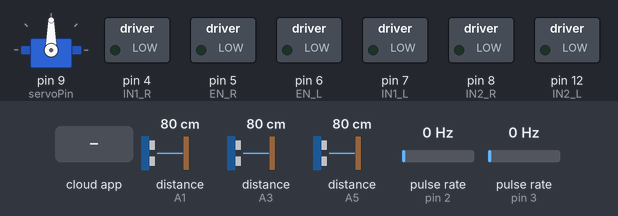
The sketch below on a simulated Arduino Uno, built with avr-gcc and run on an emulated ATmega328P. Parts: servo, switched loads named in the sketch (green lamp = pin HIGH). Wiring (inferred from the names in the program): 3 × ultrasonic range finder: trigger A0, echo A1 / trigger A2, echo A3 / trigger A4, echo A5; 2 × pulse sensor: data pin 2 / data pin 3. The inputs (shaded band) are chosen by the test bench; at power-on: distance to the obstacle (sensors on A1, A3, A5) 80 cm, pulse rate (sensors on pin 2, pin 3) 0 Hz. The echo pulse lasts 58.3 µs per cm; the ROS host is connected and sends only what is stated; pins used as bus, display or sensor lines are not drawn.

Above: at 1.2 s.
1.3 s: the phone or cloud app sets servo to 0
At 2.2 s:
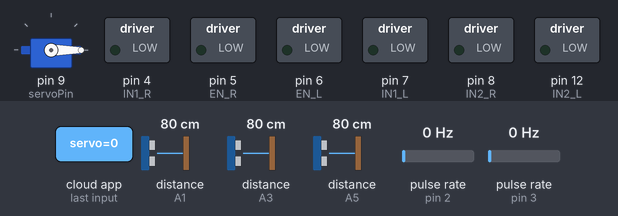
2.8 s: the phone or cloud app sets servo to 45
At 3.4 s:
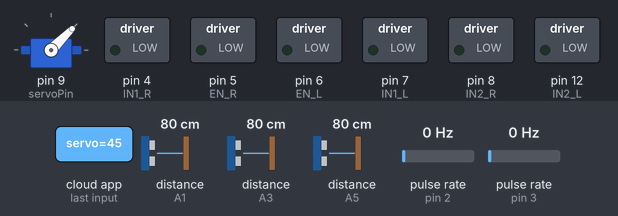
4.3 s: the phone or cloud app sets servo to 180
At 5.5 s:
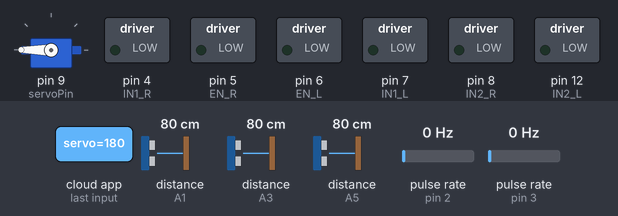
5.8 s: the phone or cloud app sets servo to 90
At 6.9 s:
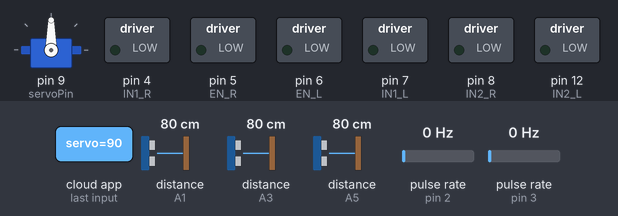
Timing chart, 0 to 8.3 s (numbered marks = the images above; inputs shaded):
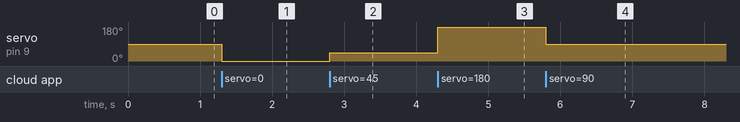

The sketch:

main.ino
```cpp
#if (ARDUINO >= 100)
#include <Arduino.h>
#else
#include <WProgram.h>
#endif


#include <ros.h>
#include <geometry_msgs/Twist.h>
#include <std_msgs/Float32.h>
#include <std_msgs/UInt16.h>
#include <geometry_msgs/Vector3.h>
#include <Servo.h>
#include <PID_v1.h>
#include <ros/time.h>
#include <math.h>
ros::NodeHandle nh;


// Motor A connections
#define EN_L 6
#define IN1_L  7
#define IN2_L 12
// Motor B connections
#define EN_R 5
#define IN1_R 4
#define IN2_R 8

#define trigPin1 A0
#define echoPin1 A1
#define trigPin2 A2
#define echoPin2 A3
#define trigPin3 A4
#define echoPin3 A5
#define servoPin 9

// --- Robot-specific constants ---
#define LOOPTIME                      100     //Looptime in millisecond
#define SCANLOOP 100
#define PIN_ENCODER_RIGHT 2
#define PIN_ENCODER_LEFT 3

const byte noCommLoopMax = 10;                //number of main loops the robot will execute without communication before stopping
unsigned int noCommLoops = 0;                 //main loop without communication counter
unsigned long lastMilli = 0;

float wheelRad = 0.0325; // Whell radius, in m
float wheelBase = 0.100; // Whellbase, in m

int previousScanTime = 0; // Переменная для отслеживания времени последнего сканирования
byte scanInterval = 200;   // Интервал сканирования (в миллисекундах)
// SPEED, PID

int PWM_leftMotor = 0;                     //PWM command for left motor
int PWM_rightMotor = 0;                    //PWM command for right motor

float speed_ang=0, speed_lin=0;


const int numReadings = 3; // количество измерений для медианного фильтра
int readings[numReadings][3]; // массив для хранения последних измерений
int index = 0; // индекс текущего измерения
// PID Parameters
const float PID_left_param[] = { 0, 0, 0.1 }; //Respectively Kp, Ki and Kd for left motor PID
const float PID_right_param[] = { 0, 0, 0.1 }; //Respectively Kp, Ki and Kd for right motor PID

double speed_req_left = 0;                    //Desired speed for left wheel in m/s
double speed_act_left = 0;                    //Actual speed for left wheel in m/s
double speed_cmd_left = 0;                    //Command speed for left wheel in m/s

double speed_req_right = 0;                   //Desired speed for right wheel in m/s
double speed_act_right = 0;                   //Actual speed for right wheel in m/s
double speed_cmd_right = 0;                   //Command speed for right wheel in m/s

const float speed_to_pwm_ratio = 0.00235;    //Ratio to convert speed (in m/s) to PWM value. It was obtained by plotting the wheel speed in relation to the PWM motor command (the value is the slope of the linear function).
const float min_speed_cmd = 0.282;          //(min_speed_cmd/speed_to_pwm_ratio) is the minimum command value needed for the motor to start moving. This value was obtained by plotting the wheel speed in relation to the PWM motor command (the value is the constant of the linear function).
const float max_speed = 0.4;
const byte encoder_cpr = 120;                //Encoder ticks or counts per rotation

volatile float pos_left = 0;       //Left motor encoder position
volatile float pos_right = 0;      //Right motor encoder position
long int last_scan_time = 0;
PID PID_leftMotor(&speed_act_left, &speed_cmd_left, &speed_req_left, PID_left_param[0], PID_left_param[1], PID_left_param[2], DIRECT);          //Setting up the PID for left motor
PID PID_rightMotor(&speed_act_right, &speed_cmd_right, &speed_req_right, PID_right_param[0], PID_right_param[1], PID_right_param[2], DIRECT);   //Setting up the PID for right motor


// ---  ROS laser --- //
std_msgs::UInt16 DistanceCenter;
std_msgs::UInt16 DistanceLeft;
std_msgs::UInt16  DistanceRight;
geometry_msgs::Vector3 speed_msg;                                //create a "speed_msg" ROS message
ros::Publisher speed_pub("speed", &speed_msg);                          //create a publisher to ROS topic "speed" using the "speed_msg" type

// ros::Publisher speed_pub("speed", &speed_msg);                          //create a publisher to ROS topic "speed" using the "speed_msg" type
ros::Publisher pub_sonar_center("sonar_center", &DistanceCenter);
ros::Publisher pub_sonar_left("sonar_left", &DistanceLeft);
ros::Publisher pub_sonar_right("sonar_right", &DistanceRight);

Servo servo;
void servo_cb(const std_msgs::UInt16& cmd_msg) {
  servo.write(cmd_msg.data); //set servo angle, should be from 0-180
}


ros::Subscriber<std_msgs::UInt16> sub_servo("servo", servo_cb);


// ** ROS callback & subscriber **

void velCallback(const geometry_msgs::Twist& vel)
{
     noCommLoops = 0;
     speed_ang = vel.angular.z;
     speed_lin = vel.linear.x;

     speed_req_right = speed_lin + speed_ang * (wheelBase/2);
     speed_req_left = speed_lin - speed_ang * (wheelBase/2);

}

ros::Subscriber<geometry_msgs::Twist> sub_wheel("cmd_vel" , velCallback);     //create a subscriber for ROS cmd_vel topic
// ** Setup **
void Motors_init();
void MotorL(int Pulse_Width1);
void MotorR(int Pulse_Width2);


// Глобальные переменные для хранения предыдущих сглаженных значений
double smoothedDistanceLeft = 0.0;
double smoothedDistanceCenter = 0.0;
double smoothedDistanceRight = 0.0;

// Параметр для определения степени сглаживания
const double smoothingFactor = 0.2;

// Функция для обновления сглаженных значений на основе новых измерений
void updateSmoothedDistances(int distanceLeft, int distanceCenter, int distanceRight) {
    // Обновление сглаженных значений с использованием экспоненциального скользящего среднего
    smoothedDistanceLeft = smoothingFactor * distanceLeft + (1.0 - smoothingFactor) * smoothedDistanceLeft;
    smoothedDistanceCenter = smoothingFactor * distanceCenter + (1.0 - smoothingFactor) * smoothedDistanceCenter;
    smoothedDistanceRight = smoothingFactor * distanceRight + (1.0 - smoothingFactor) * smoothedDistanceRight;
}

// Функция для публикации сглаженных значений
void publishSmoothedDistances() {
    // Публикация сглаженных значений
    DistanceLeft.data = smoothedDistanceLeft;
    DistanceCenter.data = smoothedDistanceCenter;
    DistanceRight.data = smoothedDistanceRight;
    pub_sonar_center.publish(&DistanceCenter);
    pub_sonar_left.publish(&DistanceLeft);
    pub_sonar_right.publish(&DistanceRight);
}


void setup() {
  nh.initNode();
  Motors_init();
  pinMode(trigPin1, OUTPUT);
  pinMode(echoPin1, INPUT);
  pinMode(trigPin2, OUTPUT);
  pinMode(echoPin2, INPUT);
  pinMode(trigPin3, OUTPUT);
  pinMode(echoPin3, INPUT);


  nh.advertise(pub_sonar_center);
  nh.advertise(pub_sonar_left);
  nh.advertise(pub_sonar_right);
  nh.advertise(speed_pub);                  //prepare to publish speed in ROS topic
  nh.subscribe(sub_servo);
  nh.subscribe(sub_wheel);
  servo.attach(servoPin);

  // Setting PID
  PID_leftMotor.SetSampleTime(95);
  PID_rightMotor.SetSampleTime(95);
  PID_leftMotor.SetOutputLimits(-max_speed, max_speed);
  PID_rightMotor.SetOutputLimits(-max_speed, max_speed);
  PID_leftMotor.SetMode(AUTOMATIC);
  PID_rightMotor.SetMode(AUTOMATIC);

  pinMode(PIN_ENCODER_LEFT, INPUT);
  attachInterrupt(digitalPinToInterrupt(PIN_ENCODER_LEFT), encoderLeftMotor, FALLING);

  pinMode(PIN_ENCODER_RIGHT, INPUT);
  attachInterrupt(digitalPinToInterrupt(PIN_ENCODER_RIGHT), encoderRightMotor, FALLING);
}


void loop() {
  nh.spinOnce();
  // if((millis() - last_scan_time) >= SCANLOOP) {

  // last_scan_time = millis();
  // }
  if((millis()-lastMilli) >= LOOPTIME)
  {

    scan();                                                                  // enter timed loop
  lastMilli = millis();


  // speed_cmd_left = constrain(speed_cmd_left, -max_speed, max_speed);
  // PID_leftMotor.Compute();
  // PWM_leftMotor = constrain(((speed_req_left+sgn(speed_req_left)*min_speed_cmd)/speed_to_pwm_ratio) + (speed_cmd_left/speed_to_pwm_ratio), -255, 255); //
  // if (noCommLoops >= noCommLoopMax) {                   //Stopping if too much time without command
  //     leftMotor->setSpeed(0);
  //     leftMotor->run(BRAKE);
  //   }
  //   else if (speed_req_left == 0){                        //Stopping
  //     leftMotor->setSpeed(0);
  //     leftMotor->run(BRAKE);
  //   }
  //   else if (PWM_leftMotor > 0){                          //Going forward
  //     leftMotor->setSpeed(abs(PWM_leftMotor));
  //     leftMotor->run(BACKWARD);
  //   }
  //   else {                                               //Going backward
  //     leftMotor->setSpeed(abs(PWM_leftMotor));
  //     leftMotor->run(FORWARD);
  //   }

  // speed_cmd_right = constrain(speed_cmd_right, -max_speed, max_speed);
  // PID_rightMotor.Compute();
  // // compute PWM value for right motor. Check constant definition comments for more information.
  // PWM_rightMotor = constrain(((speed_req_right+sgn(speed_req_right)*min_speed_cmd)/speed_to_pwm_ratio) + (speed_cmd_right/speed_to_pwm_ratio), -255, 255); //
  // MotorR(PWM_rightMotor);
  // MotorL(PWM_leftMotor);
  // publishSpeed(LOOPTIME);
  }
}


void scan() {


  int distanceLeft = getDistance(trigPin1, echoPin1);
  int distanceCenter = getDistance(trigPin2, echoPin2);
  int distanceRight = getDistance(trigPin3, echoPin3);

  // Обновление сглаженных значений
  updateSmoothedDistances(distanceLeft, distanceCenter, distanceRight);

  // Публикация сглаженных значений
  publishSmoothedDistances();
}

int getDistance(int trigPin, int echoPin) {
  digitalWrite(trigPin, LOW);
  delayMicroseconds(2);
  digitalWrite(trigPin, HIGH);
  delayMicroseconds(10);
  digitalWrite(trigPin, LOW);

  int duration = pulseIn(echoPin, HIGH);
  uint8_t distance = duration * 0.034 / 2;
  return distance;
}
void Motors_init(){

 pinMode(EN_L, OUTPUT);

 pinMode(EN_R, OUTPUT);

 pinMode(IN1_L, OUTPUT);

 pinMode(IN2_L, OUTPUT);

 pinMode(IN1_R, OUTPUT);

 pinMode(IN2_R, OUTPUT);

 digitalWrite(EN_L, LOW);

 digitalWrite(EN_R, LOW);

 digitalWrite(IN1_L, LOW);

 digitalWrite(IN2_L, LOW);

 digitalWrite(IN1_R, LOW);

 digitalWrite(IN2_R, LOW);

}

void MotorL(int PWM){
  digitalWrite(IN1_L, speed_req_left < 0);
  digitalWrite(IN2_L, speed_req_left > 0);
  analogWrite(EN_L, abs(PWM));

}

void MotorR(int PWM){
  digitalWrite(IN1_R, speed_req_right < 0);
  digitalWrite(IN2_R, speed_req_right > 0);
  analogWrite(EN_R, abs(PWM));
}

template <typename T> int sgn(T val) {
    return (T(0) < val) - (val < T(0));
}


//Left motor encoder counter
void encoderLeftMotor() {
  static int prevStateLeft = LOW;
  int currentState = digitalRead(PIN_ENCODER_LEFT);

  if (prevStateLeft == LOW && currentState == HIGH) {
    // Если произошло восхождение, то увеличиваем счетчик
    pos_left++;
  } else if (prevStateLeft == HIGH && currentState == LOW) {
    // Если произошло нисхождение, то уменьшаем счетчик
    pos_left--;
  }

  prevStateLeft = currentState;
}

//Right motor encoder counter
void encoderRightMotor() {
  static int prevStateRight = LOW;
  int currentState = digitalRead(PIN_ENCODER_RIGHT);

  if (prevStateRight == LOW && currentState == HIGH) {
    // Если произошло восхождение, то увеличиваем счетчик
    pos_right++;
  } else if (prevStateRight == HIGH && currentState == LOW) {
    // Если произошло нисхождение, то уменьшаем счетчик
    pos_right--;
  }

  prevStateRight = currentState;
}


// Publish function for odometry, uses a vector type message to send the data (message type is not meant for that but that's easier than creating a specific message type)
// void publishSpeed(double time) {
//   speed_msg.x = speed_act_left;    //left wheel speed (in m/s)
//   speed_msg.y = speed_act_right;   //right wheel speed (in m/s)
//   speed_msg.z = time/1000;         //looptime, should be the same as specified in LOOPTIME (in s)
//   speed_pub.publish(&speed_msg);
//   nh.spinOnce();
//   nh.loginfo("Publishing odometry");
// }
```

Measured:
- after the input at 1.3 s, servo on pin 9 (servoPin): 90° → 0° at once
- after the input at 2.8 s, servo on pin 9 (servoPin): 0° → 45° at once
- after the input at 4.3 s, servo on pin 9 (servoPin): 45° → 180° at once
- after the input at 5.8 s, servo on pin 9 (servoPin): 180° → 90° at once
